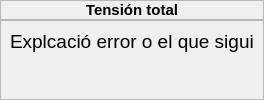
                  <widget class="QWidget" name="page1">
                   <layout class="QVBoxLayout" name="verticalLayout_16">
                    <property name="spacing">
                     <number>0</number>
                    </property>
                    <property name="leftMargin">
                     <number>0</number>
                    </property>
                    <property name="topMargin">
                     <number>0</number>
                    </property>
                    <property name="rightMargin">
                     <number>0</number>
                    </property>
                    <property name="bottomMargin">
                     <number>0</number>
                    </property>
                    <item alignment="Qt::AlignTop">
                     <widget class="QFrame" name="frame_inf1_1">
                      <property name="minimumSize">
                       <size>
                        <width>0</width>
                        <height>20</height>
                       </size>
                      </property>
                      <property name="frameShape">
                       <enum>QFrame::StyledPanel</enum>
                      </property>
                      <property name="frameShadow">
                       <enum>QFrame::Raised</enum>
                      </property>
                      <layout class="QHBoxLayout" name="horizontalLayout_4">
                       <property name="spacing">
                        <number>0</number>
                       </property>
                       <property name="leftMargin">
                        <number>0</number>
                       </property>
                       <property name="topMargin">
                        <number>0</number>
                       </property>
                       <property name="rightMargin">
                        <number>0</number>
                       </property>
                       <property name="bottomMargin">
                        <number>0</number>
                       </property>
                       <item>
                        <widget class="QLabel" name="label_info1_1">
                         <property name="font">
                          <font>
                           <family>Arial</family>
                           <pointsize>11</pointsize>
                           <weight>75</weight>
                           <bold>true</bold>
                          </font>
                         </property>
                         <property name="text">
                          <string>Tensión total</string>
                         </property>
                         <property name="alignment">
                          <set>Qt::AlignCenter</set>
                         </property>
                        </widget>
                       </item>
                      </layout>
                     </widget>
                    </item>
                    <item>
                     <widget class="QFrame" name="frame_inf2_1">
                      <property name="sizePolicy">
                       <sizepolicy hsizetype="Preferred" vsizetype="Expanding">
                        <horstretch>0</horstretch>
                        <verstretch>0</verstretch>
                       </sizepolicy>
                      </property>
                      <property name="frameShape">
                       <enum>QFrame::StyledPanel</enum>
                      </property>
                      <property name="frameShadow">
                       <enum>QFrame::Raised</enum>
                      </property>
                      <layout class="QHBoxLayout" name="horizontalLayout_36">
                       <item>
                        <widget class="QLabel" name="label_info1">
                         <property name="font">
                          <font>
                           <family>Arial</family>
                           <pointsize>14</pointsize>
                          </font>
                         </property>
                         <property name="text">
                          <string>Explcació error o el que sigui</string>
                         </property>
                         <property name="alignment">
                          <set>Qt::AlignLeading|Qt::AlignLeft|Qt::AlignTop</set>
                         </property>
                        </widget>
                       </item>
                      </layout>
                     </widget>
                    </item>
                   </layout>
                  </widget>
